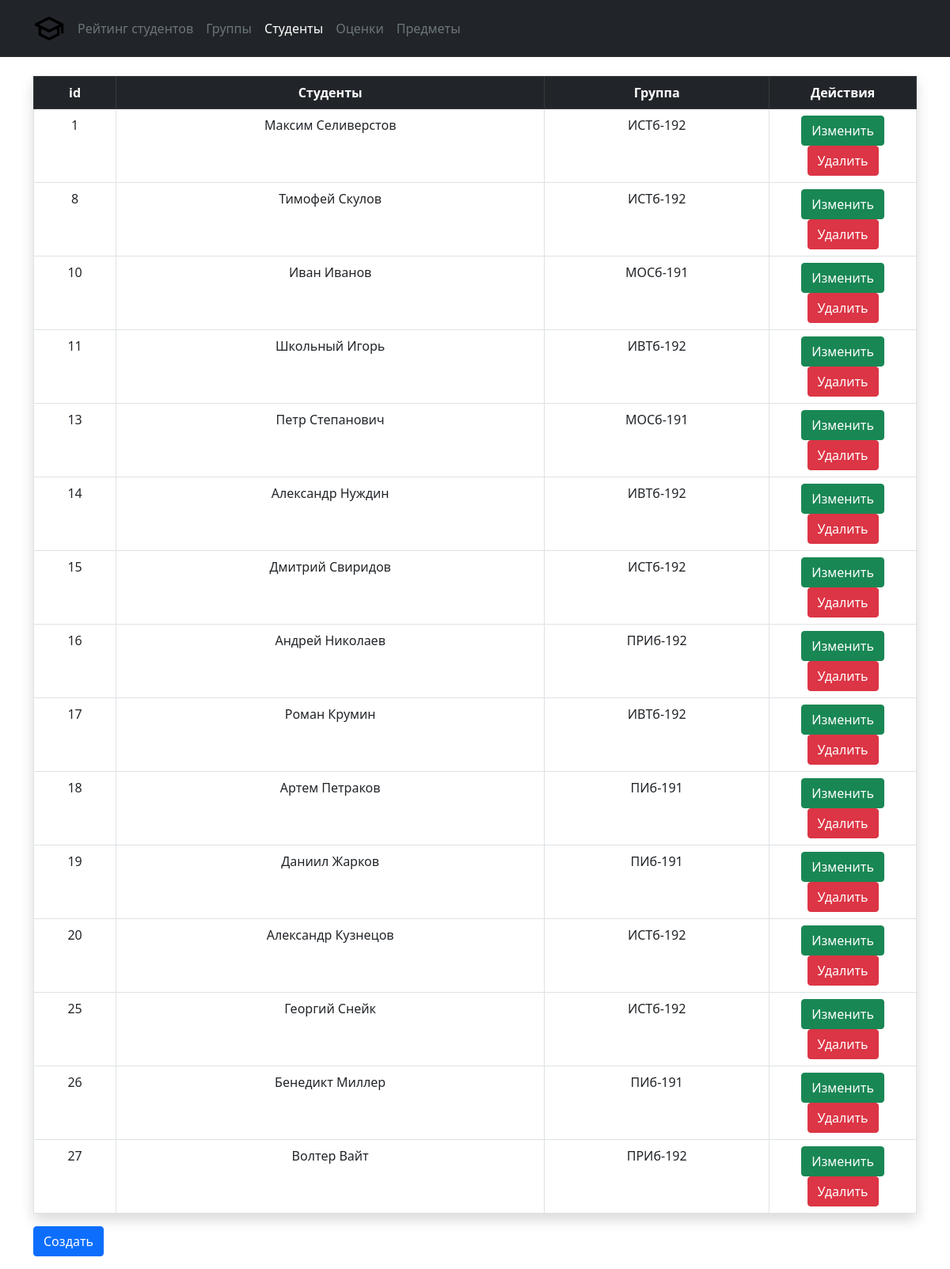
The app's page /pages/students.php with its own data.
### tables this page shows
CREATE TABLE `student` (
  `student_id` int(11) UNSIGNED NOT NULL,
  `student_name` varchar(255) NOT NULL,
  `group_id` int(11) UNSIGNED NOT NULL
);

CREATE TABLE `groups` (
  `group_id` int(11) UNSIGNED NOT NULL,
  `group_name` varchar(45) NOT NULL
);

### logic/controllers/readController.php (called while the page is built, shortened)
<?php
class ReadController
{
	static public function readStudent($pdo) {
		$sql = $pdo->prepare("SELECT student_id, student_name, student.group_id,
							groups.group_name FROM student INNER JOIN groups on
							student.group_id=groups.group_id ORDER BY student_id");
		$select_data = $pdo->prepare("SELECT * FROM groups");
		$select_data->execute();
		$select_result = $select_data->fetchALL(PDO::FETCH_OBJ);
		$sql->execute();
		$result = $sql->fetchALL(PDO::FETCH_OBJ);
		return array($result, $select_result);
	}
}

### logic/logic.php (called while the page is built, shortened)
<?php
include_once 'db.php';
include_once 'controllers/readController.php';
$uri = $_SERVER['REQUEST_URI'];
$file_name = basename(parse_url($uri, PHP_URL_PATH));
switch ($file_name) {
	case 'students.php':
		$students_array = ReadController::readStudent($pdo);
		$page_data = $students_array[0];
		break;
}

### pages/students.php (the view, shortened to what this page needs)
<?php include_once '../logic/logic.php';
?>
<!doctype html>
<html lang="ru">
<head>
  <link href="../src/css/bootstrap.min.css" rel="stylesheet">
</head>
<body>
  <header class="p-3 bg-dark text-white">
    <div class="container">
      <div class="d-flex flex-wrap align-items-center justify-content-center justify-content-lg-start">
        <a href="#" class="d-flex align-items-center mb-2 mb-lg-0 text-white text-decoration-none">
          <svg class="bi me-2" width="40" height="40" viewBox="0 0 24 24" fill="none"
            xmlns="http://www.w3.org/2000/svg">
            <path d="M22 9L12 4L2 9L12 14L22 9ZM22 9V15M19 10.5V16.5L12 20L5 16.5V10.5" stroke="#000000"
              stroke-width="2" stroke-linecap="round" stroke-linejoin="round" />
          </svg>
        </a>
        <ul class="nav col-12 col-lg-auto me-lg-auto mb-2 justify-content-center mb-md-0">
          <li><a href="rating.php" class="nav-link px-2 text-secondary" id="rating_page">Рейтинг студентов</a></li>
          <li><a href="group.php" class="nav-link px-2 text-secondary" id="group_page">Группы</a></li>
          <li><a href="students.php" class="nav-link px-2 text-white" id="student_page">Студенты</a></li>
          <li><a href="grades.php" class="nav-link px-2 text-secondary" id="grades_page">Оценки</a></li>
          <li><a href="subject.php" class="nav-link px-2 text-secondary" id="subject_page">Предметы</a></li>
        </ul>
      </div>
    </div>
  </header>
  <div class="container">
    <div class="row">
      <div class="col-12">
        <table class="table shadow table-bordered mt-4 text-center">
          <thead class="table-dark">
            <tr>
              <th>id</th>
              <th class="">Студенты</th>
              <th class="">Группа</th>
              <th class="col-2">Действия</th>
            </tr>
          </thead>
          <tbody>
            <?php foreach ($page_data as $res) { ?>
              <tr>
                <td>
                  <?php echo $res->student_id; ?>
                </td>
                <td>
                  <?php echo htmlspecialchars($res->student_name); ?>
                </td>
                <td>
                  <?php echo htmlspecialchars($res->group_name); ?>
                </td>
                <td>
                  <a href="?id=<?php echo $res->student_id; ?>" class="btn btn-success" data-bs-toggle="modal"
                    data-bs-target="#edit<?php echo $res->student_id; ?>">Изменить</a>
                  <a href="" class="btn btn-danger" data-bs-toggle="modal"
                    data-bs-target="#delete<?php echo $res->student_id; ?>">Удалить</a>
                </td>
              </tr>
            <?php } ?>
          </tbody>
        </table>
        <button type="button" class="btn btn-primary mb-3" data-bs-toggle="modal" data-bs-target="#create">
          Создать
        </button>
      </div>
    </div>
  </div>
</body>
</html>

### records on screen
student: student_id "1", student_name "Максим Селиверстов", group.group_name "ИСТб-192"
student: student_id "8", student_name "Тимофей Скулов", group.group_name "ИСТб-192"
student: student_id "10", student_name "Иван Иванов", group.group_name "МОСб-191"
student: student_id "11", student_name "Школьный Игорь", group.group_name "ИВТб-192"
student: student_id "13", student_name "Петр Степанович", group.group_name "МОСб-191"
student: student_id "14", student_name "Александр Нуждин", group.group_name "ИВТб-192"
student: student_id "15", student_name "Дмитрий Свиридов", group.group_name "ИСТб-192"
student: student_id "16", student_name "Андрей Николаев", group.group_name "ПРИб-192"
student: student_id "17", student_name "Роман Крумин", group.group_name "ИВТб-192"
student: student_id "18", student_name "Артем Петраков", group.group_name "ПИб-191"
student: student_id "19", student_name "Даниил Жарков", group.group_name "ПИб-191"
student: student_id "20", student_name "Александр Кузнецов", group.group_name "ИСТб-192"
student: student_id "25", student_name "Георгий Снейк", group.group_name "ИСТб-192"
student: student_id "26", student_name "Бенедикт Миллер", group.group_name "ПИб-191"
student: student_id "27", student_name "Волтер Вайт", group.group_name "ПРИб-192"
